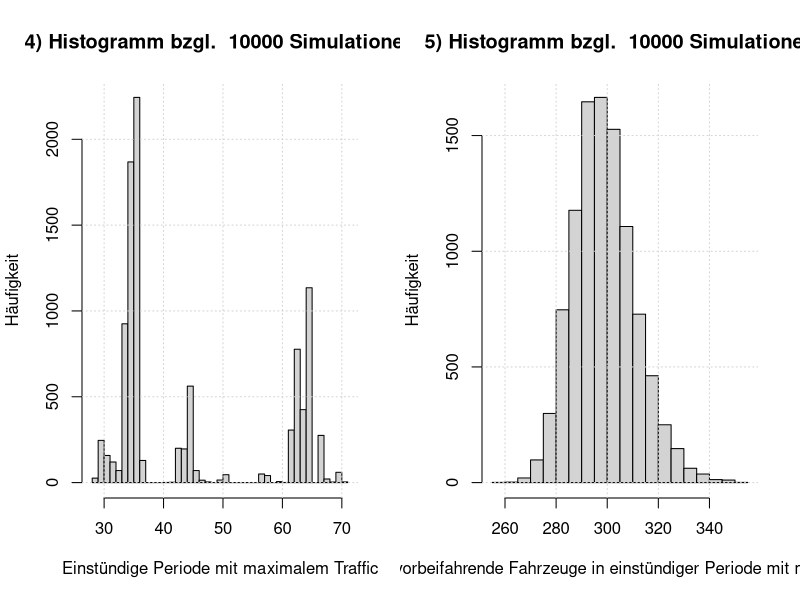
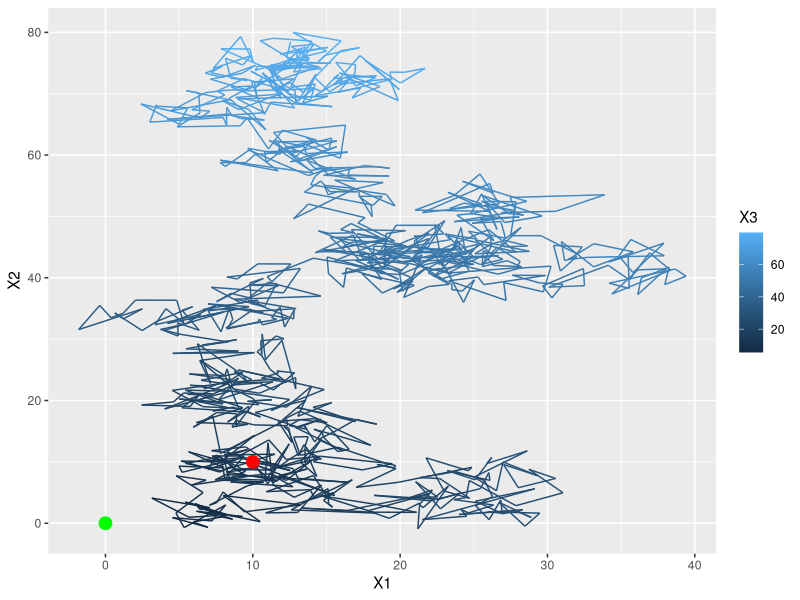
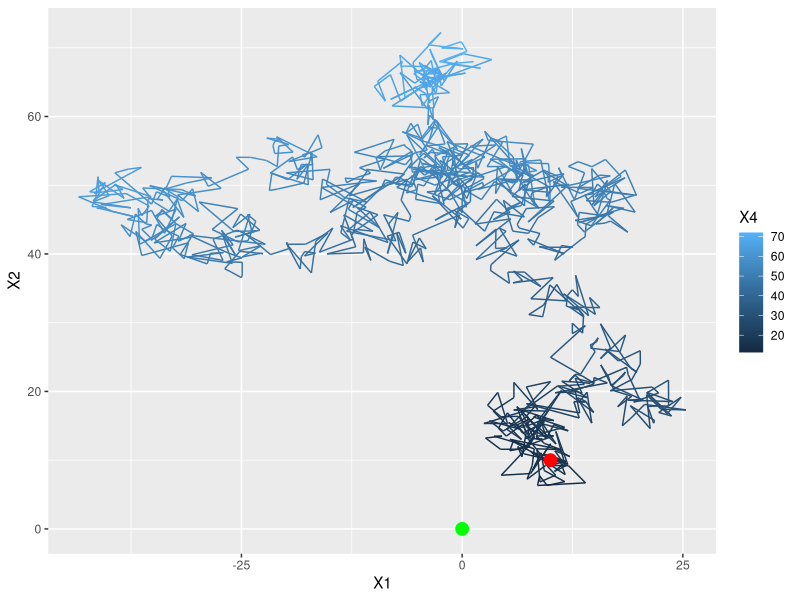
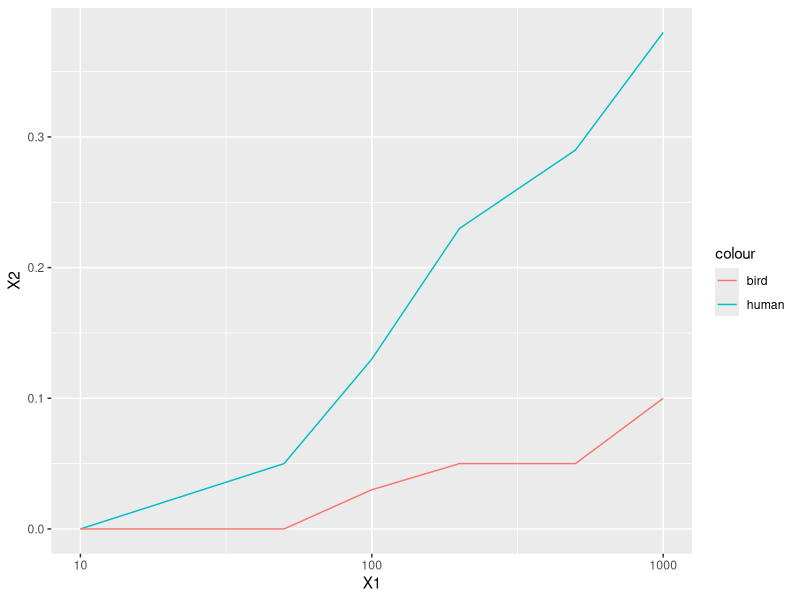

The R source for these figures, in order:
## ---- chunk 1
# Load libraries
# shit's getting serious
library('ggplot2')
## ---- chunk 2
# Read data
P <- as.matrix(read.csv("data/lungcancer.csv"))
nStates <- dim(P)[1]

# Sanity check
apply(P, 1, sum)
## ---- chunk 3
# Method 1
fnMCMeanSteps1 <- function(x, mu, P, tailProb = 0.01){
  # This function computes the mean number of steps needed to reach state x for
  # a Markov chain defined with initial distribution mu and transition matrix P.
  # 
  # Args:
  #   x:        Target state
  #   mu:       Initial distribution
  #   P:        Transition matrix
  #   tailProb: Tail probability to control approximation
  #   
  # Returns:
  #   Expected number of steps to reach state x for the first time
  
  # Step 0
  cumProbs <- mu[x]
  mean <- mu[x] * 0  # symbolic initialization
  
  # Step 1
  tempProb <- sum(mu[-x] * P[-x, x])
  cumProbs <- cumProbs + tempProb
  mean <- mean + tempProb * 1
  
  # Further steps
  PTilde <- diag(length(mu) - 1)  # initialize PTilde
  k <- 2
  
  while (1-cumProbs >= tailProb) {
    PTilde <- PTilde %*% P[-x, -x]  # Update PTilde
    tempProb <- mu[-x] %*% PTilde %*% P[-x, x]  # Get prob. of hitting time k
    cumProbs <- cumProbs + tempProb  # cumulate probability mass
    mean <- mean + tempProb * k  # update mean
    k <- k+1
  }
  
  # Return mean
  return(as.double(mean))
}
## ---- chunk 4
# Define initial distribution (always begin in state 23 (Lung))
mu <- rep(0, nStates)
mu[23] <- 1

# Expected steps to reach certain position
meanStepsBladder <- fnMCMeanSteps1(5, mu, P, tailProb = 10^-5)
meanStepsBrain <- fnMCMeanSteps1(7, mu, P, tailProb = 10^-5)
meanStepsHeart <- fnMCMeanSteps1(17, mu, P, tailProb = 10^-5)
## ---- chunk 5
# Method 2
fnMCMeanSteps2 <- function(x, mu, P, T = 1000){
  # This function computes the mean number of steps needed to reach state x for
  # a Markov chain defined with initial distribution mu and transition matrix P.
  # This method approximates the mean using 10'000 Markov chain simulations with
  # a maximum of T steps per simulation.
  # 
  # Args:
  #   x:  Target state
  #   mu: Initial distribution
  #   P:  Transition matrix
  #   T:  Maximum length of Markov chain
  #   
  # Returns:
  #   Expected number of steps to reach state x for the first time
  
  # Number of states and simulations
  nStates <- length(mu)
  nSim <- 10^4
  
  # Initialize matrix for markov chains
  matSteps <- matrix(nrow = nSim, ncol = T)
  
  # Sample initial state with mu
  matSteps[, 1] <- sample(1:nStates, nSim, replace = TRUE, prob = mu)
  
  # Write sub-function for state-dependend sampling to use with sapply
  fnMCStep <- function(state){
    return(sample(1:nStates, 1, prob = P[state, ]))
  }
  
  # Simulate markov chains
  for (i in 2:T){
    matSteps[, i] <- sapply(matSteps[, i-1], fnMCStep)
  }
  
  # Get steps needed to reach state x the first time for each simulation
  # Again, we use a sub-function that can be used with apply
  fnFirstTime <- function(mc){
    # Args:
    #   mc: markov chain (vector)
    
    return(which(mc == x)[1])  # returns NA, if state x is not reached at all
  }
  
  mean <- mean(apply(matSteps, 1, fnFirstTime), na.rm = TRUE)
  
  # Return mean
  return(mean)
}
## ---- chunk 6
N <- as.matrix(read.csv("data/traffic.csv", header = TRUE))

# Get vector of 96 data points
Nt <- as.vector(t(N[,2:5]))

# Calculate lambda tilde and lambda as function of t
lambdaTildeT <- Nt
lambdaT <- 1.2 * lambdaTildeT
## ---- chunk 7
fnSimulatePoisson <- function(lambda, n) {
  # This function simulates poisson values based on vector of parameters lambda
  # 
  # Args:
  #   lambda:   Vector of parameters for poisson distribution
  #   n:        Number of simulations
  #   
  # Returns:
  #   Simulated vectors as matrix, where every row is a simulation of one day
  #   therefore the matrix as n rows.
  
  # Get random poisson distributed values for n days
  vSimulated <- rpois(length(lambda)*n, lambda)
  
  # Split data into matrix of form: mSplitted[day, quarter-hour]
  # where day goes from 1 to n and quater-hour from 1 to 96
  mSplitted <- t(matrix(vSimulated, nrow=length(lambda), ncol=n))
  
  return(mSplitted)
}

# Define number of simulations
nSimulations = 10000

# Run poisson simulation, based on parameter values from traffic.csv
mSimulation <- fnSimulatePoisson(lambdaT, nSimulations)
## ---- chunk 8
## Task 1
meanCarsPerDay <- mean(rowSums(mSimulation))

## Task 2
thousandsCar <- NULL
for(i in 1:nSimulations) {
  # Calculate cumulative sums per day (per simulation)
  cumsumDay <- cumsum(mSimulation[i,])
  
  # It's not clear if floor should ne applies only for mean, or also here
  # However, in the end the results seems to be the same
  thousandsCar[i] <- floor(max(which(cumsumDay <= 1000))/4)
}

meanThousandsCar <- floor(mean(thousandsCar))

## Task 3
# Time between 1:30 and 1:45 is at position 7
meanCarsAtNightQuarter <- mean(as.vector(mSimulation[,7]))
# The result is 0, which we can easily explain as lambda is 0 in this timeslot
# More input data, to have a more precise model, would possibly change this

## Task 4/5
maxTrafficPeriodIndices <- NULL
maxTrafficPeriodValues <- NULL
for(i in 1:nSimulations) {
  # Calculate cumulative sums per day (per simulation)
  cumsumDay <- cumsum(mSimulation[i,])
  
  # Initialize new vector
  sumHourlyPeriod <- NULL
  
  # Run from 0.0 to 23.0
  for(j in 1:(length(cumsumDay)-4)) {
    sumHourlyPeriod[j] <- cumsumDay[j+4] - cumsumDay[j]
  }
  
  # Get maximum position and store in vector
  maxTrafficPeriodIndices[i] <- which.max(sumHourlyPeriod)
  maxTrafficPeriodValues[i] <- max(sumHourlyPeriod)
}

par(mfrow = c(1,2))

hist(maxTrafficPeriodIndices,
     breaks = max(maxTrafficPeriodIndices)-min(maxTrafficPeriodIndices),
     main = paste("4) Histogramm bzgl. ", nSimulations, "Simulationen"),
     xlab = "Einstündige Periode mit maximalem Traffic", ylab = "Häufigkeit")
grid()
# where eg. 30 is the time period between 07:15 - 08:15,
# 31 is 07:30 - 08:30, and so on

hist(maxTrafficPeriodValues,
     main = paste("5) Histogramm bzgl. ", nSimulations, "Simulationen"),
     xlab = paste("Anzahl der vorbeifahrende Fahrzeuge in einstündiger Periode",
                  "mit maximalem Traffic"),
     ylab = "Häufigkeit")
grid()
## ---- chunk 9
# TODO: only use positive values on z-axis?
# TODO: find a good way to make the 3d line plot for the bird
# TODO: this could be way more efficient, right now we
# create a dataframe for each random walk (necessary for first plots, but not for MC)

# check if library is there
require('ggplot2')

fnRandomWalk <- function(d, x, N, R) {
  # This function generates a random walk of dimension d
  #
  #
  dfWalk = data.frame(matrix(nrow=N, ncol=d+1))
  
  n=1
  pos=x
  dfWalk[1,1:d] = pos
  dist = sqrt(sum(pos*pos))
  dfWalk[1,d+1] = dist
  
  while(n<N && R<dist) {
    # Thi is the loop handling the random walk
    rstep <- c(round(rnorm(d),2))
    pos = pos+rstep
    dist <- sqrt(sum(pos*pos))
    dfWalk[n+1,1:d] = pos+rstep
    dfWalk[n+1,d+1] = dist
    n = n+1 
  }
  # na.omit ist necessary to handle random walks exiting after n<N (made it home)
  return(na.omit(dfWalk))
}

set.seed(2567)
humanWalk <- fnRandomWalk(2, c(10,10), 1000, 3)
birdWalk <- fnRandomWalk(3, c(10,10,10), 1000, 3)
## ---- chunk 10
# Plotting human random walk
start <- data.frame(X=10, Y=10, Z=10)
goal <- data.frame(X=0, Y=0, Z=10)
p1 <- ggplot(humanWalk, aes(x=X1, y=X2, color=X3)) +
    geom_path() +
    geom_point(data=start,aes(X,Y),colour='red',size=4) +
    geom_point(data=goal,aes(X,Y),colour='green',size=4)
p1
## ---- chunk 11
# Plotting bird random walk
birdWalk <- fnRandomWalk(3, c(10,10,10), 1000, 3)
p2 <- ggplot(birdWalk, aes(x=X1, y=X2, color=X4)) +
    geom_path() +
    geom_point(data=start,aes(X,Y),colour='red',size=4) +
    geom_point(data=goal,aes(X,Y),colour='green',size=4)
p2

## ---- chunk 12

fnRandomWalkMC <- function(nSim, nSamples, R) {
  # This is the MC wrapper function for the random walk simulation
  #
  #
  
  dfRand <- data.frame(matrix(nrow=length(nSim), ncol=3))
  for (i in 1:length(nSim)) {
    dfH <- NULL
    dfB <- NULL
    for (j in 1:nSamples) {
      dfH[j] <- dim(fnRandomWalk(2, startpos[1:2], nSim[i], R))[[1]]
      dfB[j] <- dim(fnRandomWalk(3, startpos[1:3], nSim[i], R))[[1]]
    }
    dfRand[i,] <- c(nSim[i], sum(dfH<nSim[i])/nSamples, sum(dfB<nSim[i])/nSamples)
    
  }
  return(dfRand)
}

# simulate
#################################### Runtime for this is about 60 sec.
ptbegin <- proc.time()
startpos <- c(10,10,10)
nSim <- c(10, 50, 100, 200, 500, 1000)#, 2000, 5000, 10000)
dfMC <- fnRandomWalkMC(nSim, 100, 3)
ptend <- proc.time() - ptbegin
####################################
## ---- chunk 13
plotMC <- ggplot(dfMC, aes(x=X1, y=X2, color='human')) +
        geom_line() +
        geom_line(aes(x=X1, y=X3, color='bird')) +
        scale_x_log10()
plotMC
  
## ---- chunk 14
#test
